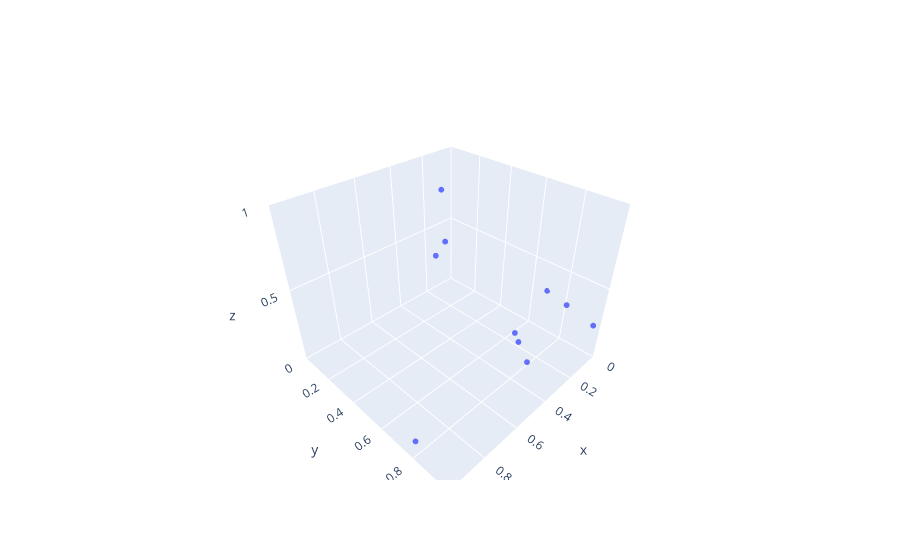

The cell this chart's notebook holds for it:
### Code cell
fig = go.Figure(data=[go.Scatter3d(x=x, y=y, z=z,
                                   mode='markers',
                                          marker=dict(
                                          size=2,
                                        ))])

fig.update_layout(
        scene = dict(
          xaxis=dict(range=[0, x_max], autorange=False),
          yaxis=dict(range=[0, y_max], autorange=False),
          zaxis=dict(range=[0, z_max], autorange=False),
        ))

fig.show()

### Figure 1 — Plotly figure (JSON) as saved in the notebook; plotly's stock layout.template omitted (floating-point values rounded to 4 significant figures)
{"data": [{"marker": {"size": 2}, "mode": "markers", "type": "scatter3d", "x": [0.02413, 0.3775, 0.2718, 0.246, 0.35, 0.9575, 0.01422, 0.007534, 0.1824, 0.08636], "y": [0.9732, 0.8644, 0.7086, 0.7173, 0.2473, 0.77, 0.814, 0.6915, 0.1143, 0.03947], "z": [0.2433, 0.1636, 0.179, 0.09527, 0.5068, 0.04807, 0.281, 0.3067, 0.8176, 0.3753]}], "layout": {"scene": {"xaxis": {"autorange": false, "range": [0, 1]}, "yaxis": {"autorange": false, "range": [0, 1]}, "zaxis": {"autorange": false, "range": [0, 1]}}}}
